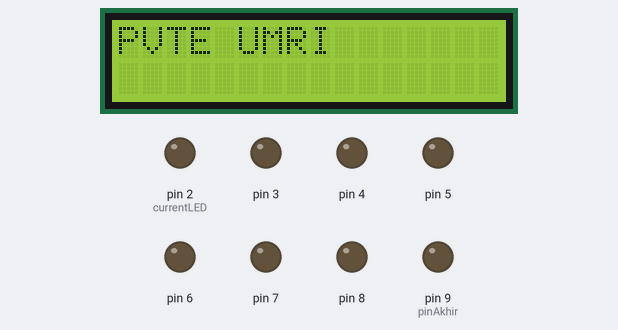
This sketch was run on a simulated Arduino Uno, built with avr-gcc and run on an emulated ATmega328P. Parts: 16×2 character LCD, output pins drawn as LEDs (lit = HIGH).

Above: at 0.16 s.
At 4.38 s:
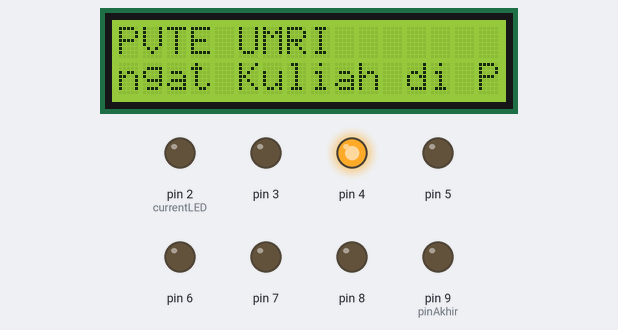
At 9.13 s:
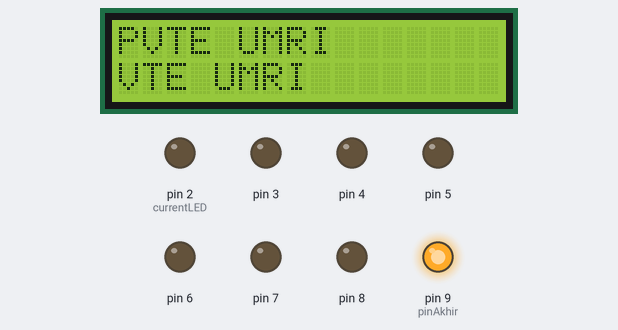
At 18.16 s:
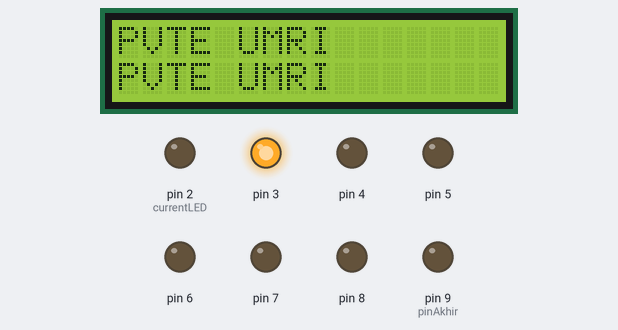
At 30.16 s:
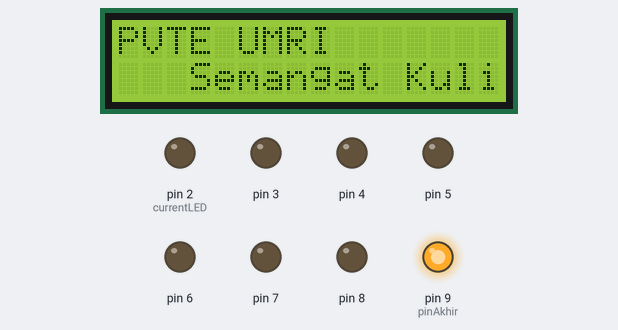
At 39.16 s:
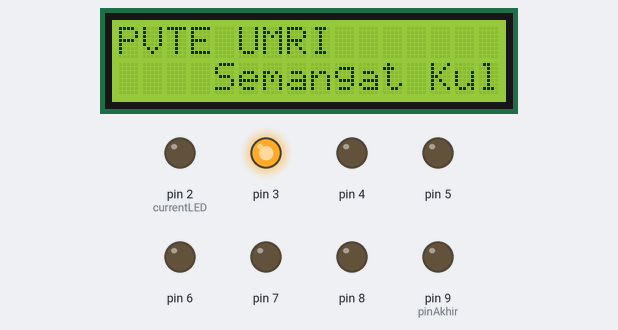
Timing chart, 0 to 40.0 s (numbered marks = the images above):
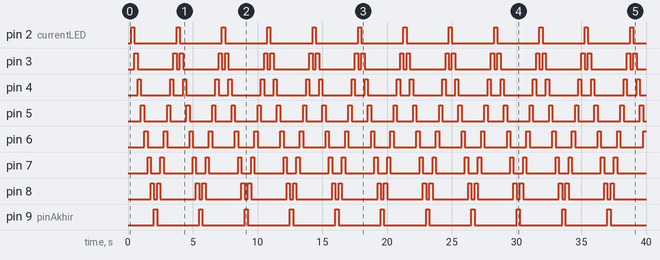

Measured:
- by itself, pin 2 (currentLED), pin 9 (pinAkhir): alternates HIGH for 0.25 s and LOW for 3.3 s
- by itself, pin 3: repeats every 3.5 s: LOW 2.7 s, HIGH 0.25 s, LOW 0.25 s, HIGH 0.25 s
- by itself, pin 4: repeats every 3.5 s: LOW 2.2 s, HIGH 0.25 s, LOW 0.75 s, HIGH 0.27 s
- by itself, pin 5: repeats every 3.5 s: LOW 1.8 s, HIGH 0.23 s, LOW 1.3 s, HIGH 0.23 s
- by itself, pin 6: repeats every 3.5 s: LOW 1.2 s, HIGH 0.27 s, LOW 1.7 s, HIGH 0.25 s
- by itself, pin 7: repeats every 3.5 s: LOW 0.75 s, HIGH 0.25 s, LOW 2.2 s, HIGH 0.25 s
- by itself, pin 8: repeats every 3.5 s: LOW 0.25 s, HIGH 0.25 s, LOW 2.7 s, HIGH 0.25 s

The sketch:

LED_LCD_Running.ino
```cpp
#include <Wire.h>
#include <LiquidCrystal_I2C.h>

// --- KONFIGURASI LCD ---
LiquidCrystal_I2C lcd(0x27, 16, 2);
String teksBerjalan = "         Semangat Kuliah di PVTE UMRI         ";
int indexTeks = 0; // Buat ngelacak teks udah jalan sampe mana

// --- KONFIGURASI LED ---
int pinAwal = 2;
int pinAkhir = 9;
int currentLED = 2; // LED mana yang lagi nyala
int arahLED = 1;    // 1 = maju ke kanan, -1 = mundur ke kiri

// --- TIMER MULTITASKING (PENGGANTI DELAY) ---
unsigned long waktuSblmLCD = 0;
unsigned long waktuSblmLED = 0;
int jedaLCD = 300; // Kecepatan jalan teks
int jedaLED = 250;  // Kecepatan jalan LED bolak-balik

void setup() {
  // Setup LCD
  lcd.init();
  lcd.backlight();
  lcd.setCursor(0, 0);
  lcd.print("PVTE UMRI");

  // Setup LED
  for (int pin = pinAwal; pin <= pinAkhir; pin++) {
    pinMode(pin, OUTPUT);
  }
}

void loop() {
  // Baca waktu (stopwatch) saat ini sejak Arduino nyala
  unsigned long waktuSkrg = millis();

  // LCD Running Text

  if (waktuSkrg - waktuSblmLCD >= jedaLCD) {
    waktuSblmLCD = waktuSkrg; // Reset stopwatch LCD

    lcd.setCursor(0, 1);
    lcd.print(teksBerjalan.substring(indexTeks, indexTeks + 16));

    indexTeks++;
    if (indexTeks > teksBerjalan.length() - 16) {
      indexTeks = 0; // Kalo udah mentok ujung, ulang dari awal
    }
  }

  // LED Running

  if (waktuSkrg - waktuSblmLED >= jedaLED) {
    waktuSblmLED = waktuSkrg; // Reset stopwatch LED

    // Matiin semua LED dulu biar gak nyala berbarengan
    for (int pin = pinAwal; pin <= pinAkhir; pin++) {
      digitalWrite(pin, LOW);
    }

    // Nyalain LED giliran saat ini
    digitalWrite(currentLED, HIGH);

    // Siapin posisi LED buat giliran berikutnya
    currentLED += arahLED;

    // Logika pantulan: Kalo mentok kanan/kiri, putar balik arahnya
    if (currentLED > pinAkhir) {
      currentLED = pinAkhir - 1; // Mundur selangkah
      arahLED = -1;              // Ganti gigi mundur
    } else if (currentLED < pinAwal) {
      currentLED = pinAwal + 1;  // Maju selangkah
      arahLED = 1;               // Ganti gigi maju
    }
  }
}
```
